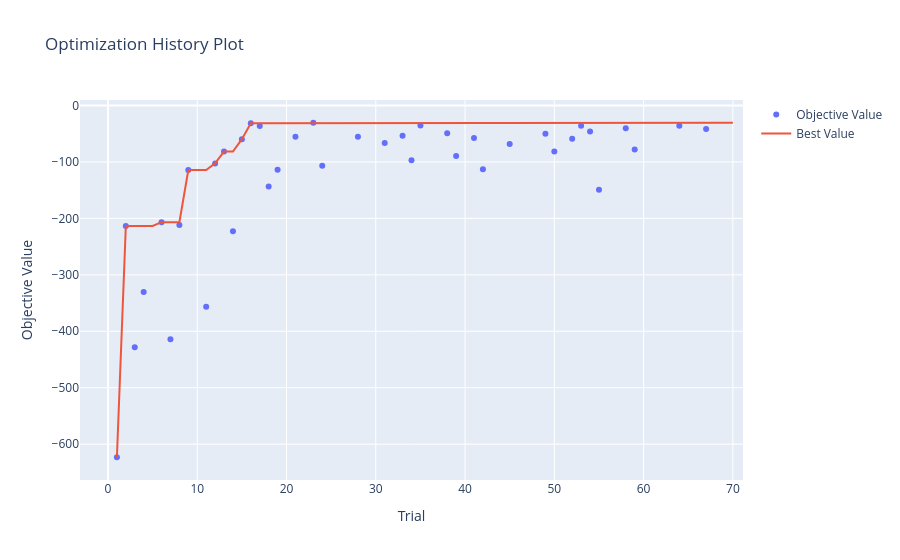

The cell this chart's notebook holds for it:
### Code cell
optuna.visualization.plot_optimization_history(study)

### Figure 1 — Plotly figure (JSON) as saved in the notebook; plotly's stock layout.template omitted (floating-point values rounded to 4 significant figures)
{"data": [{"mode": "markers", "name": "Objective Value", "type": "scatter", "x": [1, 2, 3, 4, 6, 7, 8, 9, 11, 12, 13, 14, 15, 16, 17, 18, 19, 21, 23, 24, 28, 31, 33, 34, 35, 38, 39, 41, 42, 45, 49, 50, 52, 53, 54, 55, 58, 59, 64, 67], "y": [-623.1, -213.5, -428.4, -330.4, -206.6, -413.9, -211.7, -114.2, -356.7, -102.5, -81.54, -222.8, -59.59, -31.54, -36.35, -143.5, -113.6, -55.41, -30.56, -106.7, -55.57, -66.36, -53.6, -97.1, -35.52, -49.01, -89.36, -57.55, -113.0, -68.04, -50.09, -81.55, -58.83, -35.98, -45.95, -149.3, -40.19, -78.03, -36.07, -41.43]}, {"mode": "lines", "name": "Best Value", "type": "scatter", "x": [0, 1, 2, 3, 4, 5, 6, 7, 8, 9, 10, 11, 12, 13, 14, 15, 16, 17, 18, 19, 20, 21, 22, 23, 24, 25, 26, 27, 28, 29, 30, 31, 32, 33, 34, 35, 36, 37, 38, 39, 40, 41, 42, 43, 44, 45, 46, 47, 48, 49, 50, 51, 52, 53, 54, 55, 56, 57, 58, 59, 60, 61, 62, 63, 64, 65, 66, 67, 68, 69, 70], "y": [null, -623.1, -213.5, -213.5, -213.5, -213.5, -206.6, -206.6, -206.6, -114.2, -114.2, -114.2, -102.5, -81.54, -81.54, -59.59, -31.54, -31.54, -31.54, -31.54, -31.54, -31.54, -31.54, -30.56, -30.56, -30.56, -30.56, -30.56, -30.56, -30.56, -30.56, -30.56, -30.56, -30.56, -30.56, -30.56, -30.56, -30.56, -30.56, -30.56, -30.56, -30.56, -30.56, -30.56, -30.56, -30.56, -30.56, -30.56, -30.56, -30.56, -30.56, -30.56, -30.56, -30.56, -30.56, -30.56, -30.56, -30.56, -30.56, -30.56, -30.56, -30.56, -30.56, -30.56, -30.56, -30.56, -30.56, -30.56, -30.56, -30.56, -30.56]}, {"marker": {"color": "#cccccc"}, "mode": "markers", "name": "Infeasible Trial", "showlegend": false, "type": "scatter", "x": [], "y": []}], "layout": {"title": {"text": "Optimization History Plot"}, "xaxis": {"title": {"text": "Trial"}}, "yaxis": {"title": {"text": "Objective Value"}}}}
